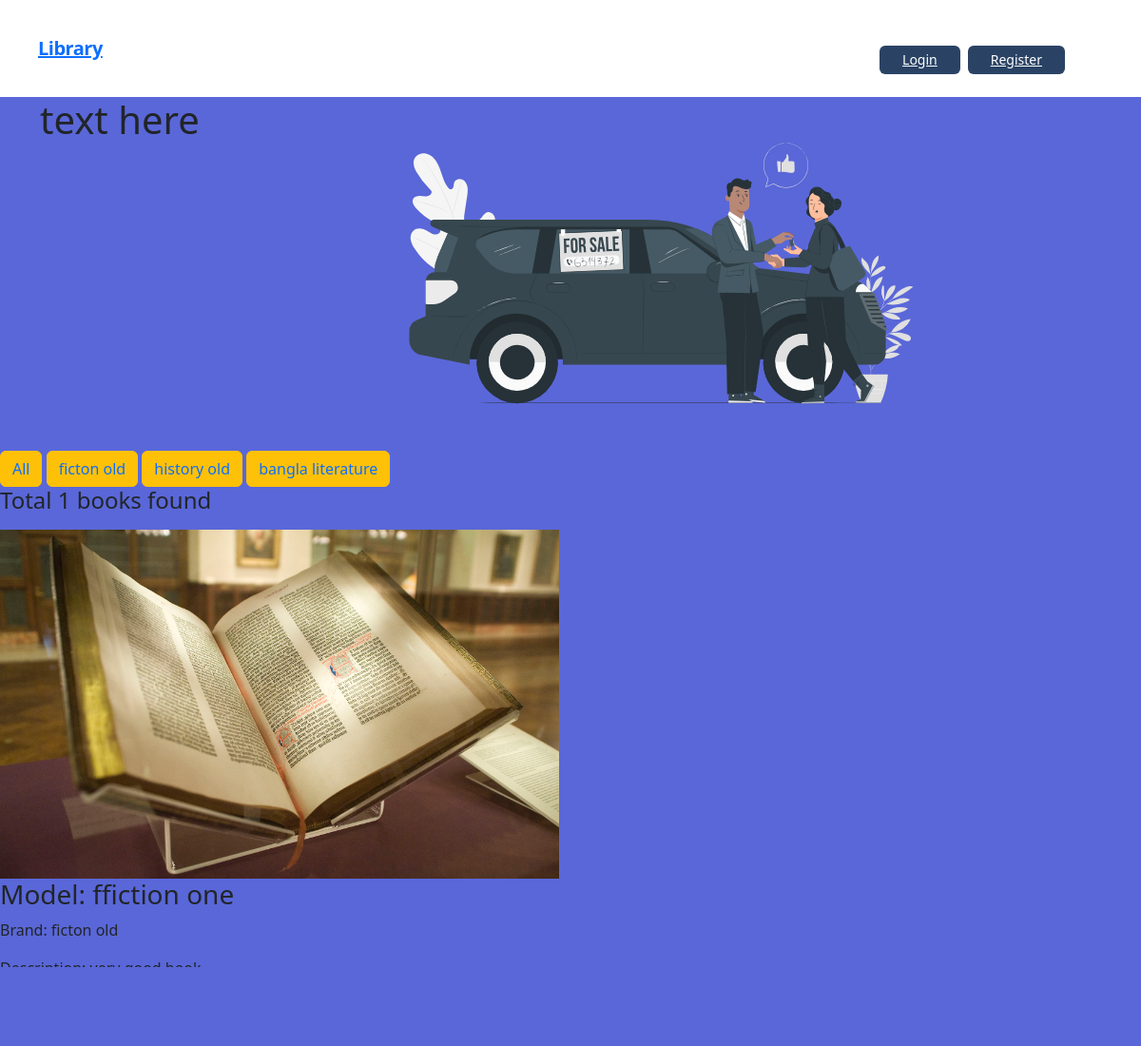
The app's page /account/catagory/ficton-old/ with its own data.
### first_app/models.py (models this page shows)
class Catagory(models.Model):
    name = models.CharField(max_length=50)
    slug = models.SlugField(max_length=50, unique=True, null=True, blank=True)
    def __str__(self):
        return self.name

class Book(models.Model):
    user = models.ForeignKey(User, on_delete=models.CASCADE, default=1)
    catagory = models.ForeignKey(Catagory,on_delete = models.CASCADE)
    title = models.CharField(max_length = 20)
    image = models.ImageField(upload_to='uploads/', blank=True, null=True)
    description = models.TextField()
    borrowing_price = models.DecimalField(max_digits=10, decimal_places=2)
    def __str__(self):
        return self.title

### first_app/views.py (the view)
# urls.py: path('catagory/<slug:catagory_slug>/', home, name='catagory'),
def home(request, catagory_slug = None):
    books = Book.objects.all()
    print(books)
    if catagory_slug is not None:
        catagorys = Catagory.objects.get(slug = catagory_slug)
        books = Book.objects.filter(catagory = catagorys)
        print(books)
        print(catagorys)
    catagorys = Catagory.objects.all()
    return render(request, 'home.html', {'catagorys': catagorys, 'books': books})

### core/templates/home.html (shortened to what this page needs)
{% extends "base.html" %}
{% block content %}
<div class="container d-flex">
    <div class='col-4'>
        <h1>text here</h1>
    </div>
    <div class='col-6'>
    </div>
</div>
<button type="button" class="btn btn-warning"><a href="{% url 'all_books' %}" style="text-decoration: none;">All</a></button>
{% for catagory in catagorys %}
<button type="button" class="btn btn-warning"><a href="{% url 'catagory' catagory.slug %}" style="text-decoration: none;">{{catagory}}</a> </button>
{% endfor %}
<h4>Total {{ books | length }} books found</h4>
<div class='d-flex row my-3'>
    {% for book in books %}
        <div class='col-6'>
            <img src="{{ book.image.url }}" alt="{{ book.title }}">
            <h3>Model: {{ book.title }}</h3>
            <p>Brand: {{ book.catagory.name }}</p>
            <p>Description: {{book.description}}</p>
            <button type="button" class="btn btn-warning"><a href="{% url 'bookDetails' book.id %}" style="text-decoration: none;">View Details</a></button>
        </div>
    {% endfor %}
</div>
{% endblock content %}

### records on screen
Catagory: name "ficton old"
Catagory: name "history old"
Catagory: name "bangla literature"
Book: image (picture), title "ffiction one", catagory.name "ficton old", description "very good book"

### other values on screen
{{ books | length }} "1"
